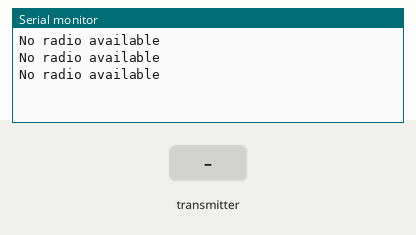
Simulated run of this sketch. Board: Arduino Uno, built with avr-gcc and run on an emulated ATmega328P. On the bench: the last lines printed to the serial monitor. The inputs (shaded band) are chosen by the test bench. No radio packets arrive unless stated.

Above: at 1.2 s.
1.3 s: the transmitter starts sending time = 0
At 1.86 s:
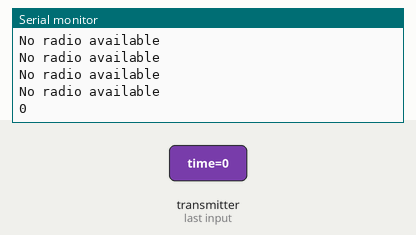
3.5 s: the transmitter starts sending time = 256
At 3.87 s:
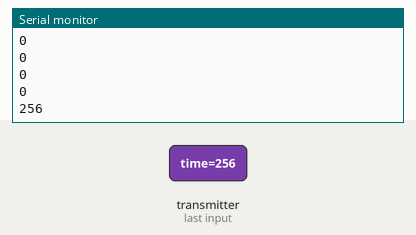

The sketch:

Rnrf24l01_no_pwm.ino
```cpp
#include <SPI.h>
#include "nRF24L01.h"
#include "RF24.h"
#include "printf.h"

RF24 radio(7,8);

const uint64_t pipe = 0xE8E8F0F0E1LL;

int time;

void setup(void)
{
   Serial.begin(9600);
   radio.begin();
   radio.openReadingPipe(1,pipe);
   radio.printDetails();
   radio.startListening();
}

void loop(void)
{
   //Serial.print("Number received: ");
   //radio.read( &time, sizeof(int) );
   //Serial.println(time);
   //delay(200);

  if ( radio.available() )
  {
    // Dump the payloads until we've gotten everything
     radio.read( &time, sizeof(int) );
     Serial.println(time);
  }
  else
  {
    Serial.println("No radio available");
  }
  delay(400);
}
```

Measured:
- after the input at 1.3 s, the serial monitor: prints a new line after 0.31 s (image 1)
- after the input at 3.5 s, the serial monitor: prints a new line after 0.11 s (image 2)
